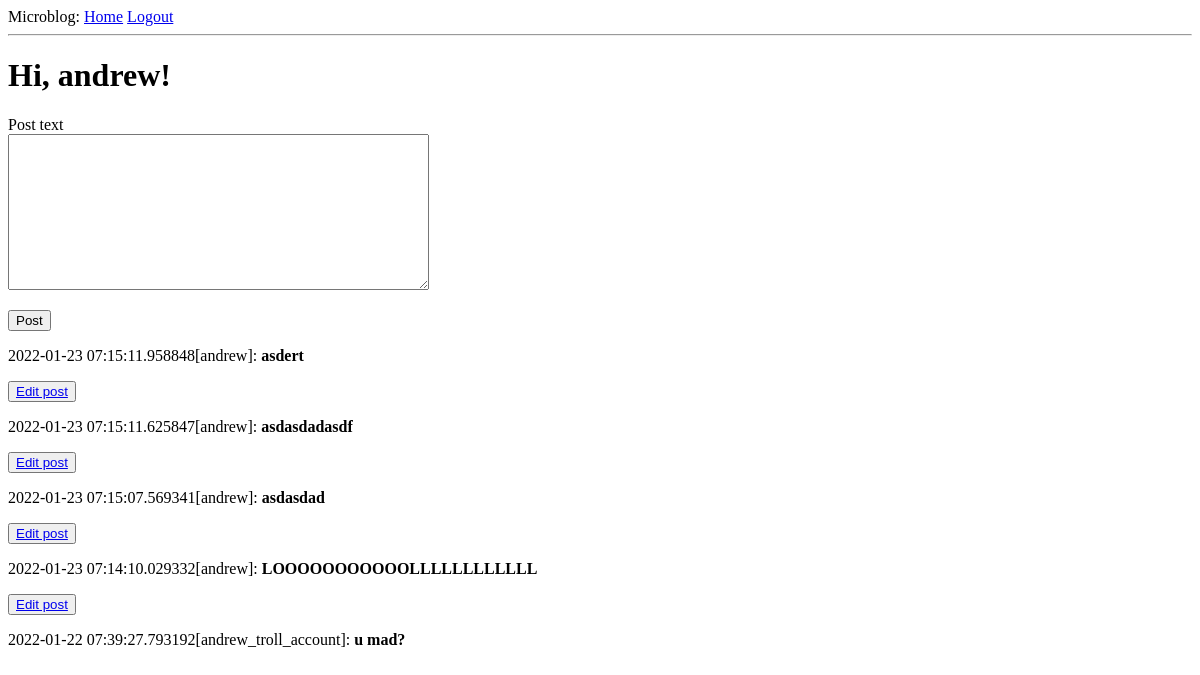
The page /index (signed in) on the database as committed earlier.
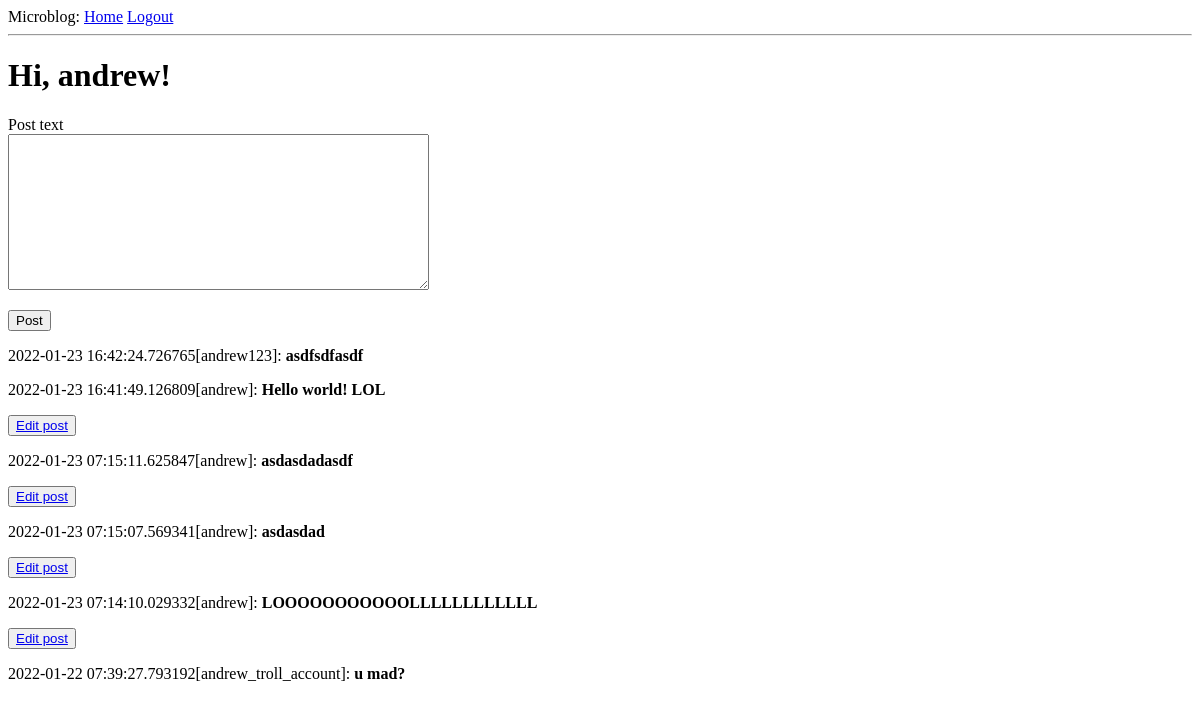
The same page on the database as committed later.
### app/models.py (models this page shows, shortened)
class User(UserMixin, db.Model):
    id = db.Column(db.Integer, primary_key=True)
    username = db.Column(db.String, nullable=False, unique=True)
    password_hash = db.Column(db.Integer, nullable=False)
    email = db.Column(db.String, index=True, unique=True)
    posts = db.relationship('Post', backref='author', lazy='dynamic')

class Post(db.Model):
    id = db.Column(db.Integer, primary_key=True)
    body = db.Column(db.String)
    timestamp = db.Column(db.DateTime, index=True, default=datetime.utcnow)
    user_id = db.Column(db.Integer, db.ForeignKey('user.id'))

### app/routes.py (the view)
@app_flask.route('/', methods=['GET', 'POST'])
@app_flask.route('/index', methods=['GET', 'POST'])
@login_required
def index():
    form = PostForm()
    if form.validate_on_submit():
        post = Post(body=form.text.data, user_id=current_user.id)
        db.session.add(post)
        db.session.commit()
        return redirect(url_for('index'))
    posts = Post.query.order_by(Post.timestamp.desc())
    return render_template("index.html", title='Home Page', posts=posts, form=form)

### app/forms.py
class PostForm(FlaskForm):
    text = StringField('Post text', validators=[DataRequired()], widget=TextArea())
    submit = SubmitField('Post')

### app/models.py (called while the page is built)
@login.user_loader
def load_user(id):
    return User.query.get(int(id))

### app/templates/index.html (shortened to what this page needs)
{% extends "base.html" %}
{% block content %}
    <h1>Hi, {{ current_user.username }}!</h1>
    <form action="", method="post" novalidate>
        <p>
            {{ form.text.label() }}<br>
            {{ form.text(cols=50, rows=10) }}<br>
        </p>
        <p>{{ form.submit }}</p>
    </form>
    {% for post in posts %}
        <div><p>{{ post.timestamp }}[{{ post.author.username }}]: <b>{{ post.body }}</b></p></div>
        {% if post.author.id == current_user.id %}
        <button><a href="{{ url_for('update_post', post_id=post.id) }}">Edit post</a></button>
        {% endif %}
    {% endfor %}
{% endblock %}

### app/templates/base.html (shortened to what this page needs)
<!doctype html>
<html>
<head>
</head>
<body>
    <div>
        Microblog:
        <a href="{{ url_for('index') }}">Home</a>
        {% if current_user.is_anonymous %}
        <a href="{{ url_for('login') }}">Login</a>
        {% else %}
        <a href="{{ url_for('logout') }}">Logout</a>
        {% endif %}
    </div>
    <hr>
    {% block content %}{% endblock %}
</body>
</html>

Rows that differ between the two databases and show on the page:
removed Post: timestamp "2022-01-23 07:15:11.958848", author.username "andrew", body "asdert"
added Post: timestamp "2022-01-23 16:42:24.726765", author.username "andrew123", body "asdfsdfasdf"
added Post: timestamp "2022-01-23 16:41:49.126809", author.username "andrew", body "Hello world! LOL"
